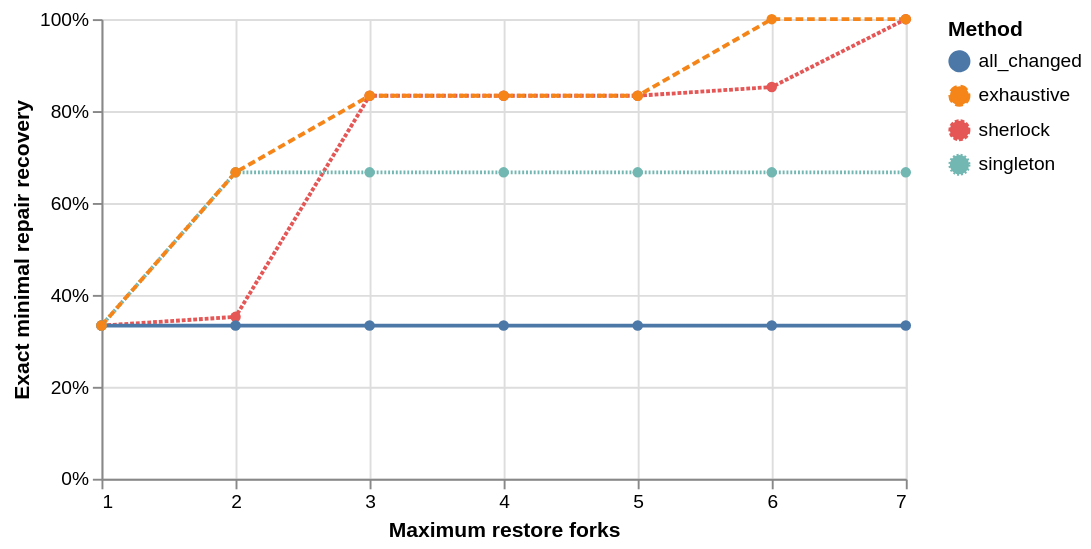

Express this chart as Vega-Lite.
### Vega-Lite specification from a JSON file in a GitHub repository (floating-point values rounded to 4 significant figures)
{"$schema": "https://vega.github.io/schema/vega-lite/v5.json", "description": "Budget-limited exact repair recovery across six interventions on 185 questions.", "width": 420, "height": 240, "data": {"values": [{"cap": 1, "method": "sherlock", "n": 1110, "exact": 370, "complete_and_exact": 370, "mean_forks": 1.0, "accuracy": 0.3333}, {"cap": 1, "method": "all_changed", "n": 1110, "exact": 370, "complete_and_exact": 0, "mean_forks": 0.0, "accuracy": 0.3333}, {"cap": 1, "method": "singleton", "n": 1110, "exact": 370, "complete_and_exact": 370, "mean_forks": 1.0, "accuracy": 0.3333}, {"cap": 1, "method": "exhaustive", "n": 1110, "exact": 370, "complete_and_exact": 370, "mean_forks": 1.0, "accuracy": 0.3333}, {"cap": 2, "method": "sherlock", "n": 1110, "exact": 391, "complete_and_exact": 370, "mean_forks": 1.667, "accuracy": 0.3523}, {"cap": 2, "method": "all_changed", "n": 1110, "exact": 370, "complete_and_exact": 0, "mean_forks": 0.0, "accuracy": 0.3333}, {"cap": 2, "method": "singleton", "n": 1110, "exact": 740, "complete_and_exact": 370, "mean_forks": 1.667, "accuracy": 0.6667}, {"cap": 2, "method": "exhaustive", "n": 1110, "exact": 740, "complete_and_exact": 370, "mean_forks": 1.667, "accuracy": 0.6667}, {"cap": 3, "method": "sherlock", "n": 1110, "exact": 925, "complete_and_exact": 925, "mean_forks": 2.333, "accuracy": 0.8333}, {"cap": 3, "method": "all_changed", "n": 1110, "exact": 370, "complete_and_exact": 0, "mean_forks": 0.0, "accuracy": 0.3333}, {"cap": 3, "method": "singleton", "n": 1110, "exact": 740, "complete_and_exact": 370, "mean_forks": 1.833, "accuracy": 0.6667}, {"cap": 3, "method": "exhaustive", "n": 1110, "exact": 925, "complete_and_exact": 925, "mean_forks": 2.333, "accuracy": 0.8333}, {"cap": 4, "method": "sherlock", "n": 1110, "exact": 925, "complete_and_exact": 925, "mean_forks": 2.5, "accuracy": 0.8333}, {"cap": 4, "method": "all_changed", "n": 1110, "exact": 370, "complete_and_exact": 0, "mean_forks": 0.0, "accuracy": 0.3333}, {"cap": 4, "method": "singleton", "n": 1110, "exact": 740, "complete_and_exact": 370, "mean_forks": 1.833, "accuracy": 0.6667}, {"cap": 4, "method": "exhaustive", "n": 1110, "exact": 925, "complete_and_exact": 925, "mean_forks": 2.5, "accuracy": 0.8333}, {"cap": 5, "method": "sherlock", "n": 1110, "exact": 925, "complete_and_exact": 925, "mean_forks": 2.667, "accuracy": 0.8333}, {"cap": 5, "method": "all_changed", "n": 1110, "exact": 370, "complete_and_exact": 0, "mean_forks": 0.0, "accuracy": 0.3333}, {"cap": 5, "method": "singleton", "n": 1110, "exact": 740, "complete_and_exact": 370, "mean_forks": 1.833, "accuracy": 0.6667}, {"cap": 5, "method": "exhaustive", "n": 1110, "exact": 925, "complete_and_exact": 925, "mean_forks": 2.667, "accuracy": 0.8333}, {"cap": 6, "method": "sherlock", "n": 1110, "exact": 946, "complete_and_exact": 925, "mean_forks": 2.833, "accuracy": 0.8523}, {"cap": 6, "method": "all_changed", "n": 1110, "exact": 370, "complete_and_exact": 0, "mean_forks": 0.0, "accuracy": 0.3333}, {"cap": 6, "method": "singleton", "n": 1110, "exact": 740, "complete_and_exact": 370, "mean_forks": 1.833, "accuracy": 0.6667}, {"cap": 6, "method": "exhaustive", "n": 1110, "exact": 1110, "complete_and_exact": 925, "mean_forks": 2.833, "accuracy": 1.0}, {"cap": 7, "method": "sherlock", "n": 1110, "exact": 1110, "complete_and_exact": 1110, "mean_forks": 3.0, "accuracy": 1.0}, {"cap": 7, "method": "all_changed", "n": 1110, "exact": 370, "complete_and_exact": 0, "mean_forks": 0.0, "accuracy": 0.3333}, {"cap": 7, "method": "singleton", "n": 1110, "exact": 740, "complete_and_exact": 370, "mean_forks": 1.833, "accuracy": 0.6667}, {"cap": 7, "method": "exhaustive", "n": 1110, "exact": 1110, "complete_and_exact": 1110, "mean_forks": 3.0, "accuracy": 1.0}]}, "mark": {"type": "line", "point": true}, "encoding": {"x": {"field": "cap", "type": "quantitative", "title": "Maximum restore forks", "scale": {"domain": [1, 7], "zero": false}, "axis": {"tickMinStep": 1}}, "y": {"field": "accuracy", "type": "quantitative", "title": "Exact minimal repair recovery", "scale": {"domain": [0, 1]}, "axis": {"format": ".0%"}}, "color": {"field": "method", "type": "nominal", "title": "Method"}, "strokeDash": {"field": "method", "type": "nominal", "title": "Method"}}}
